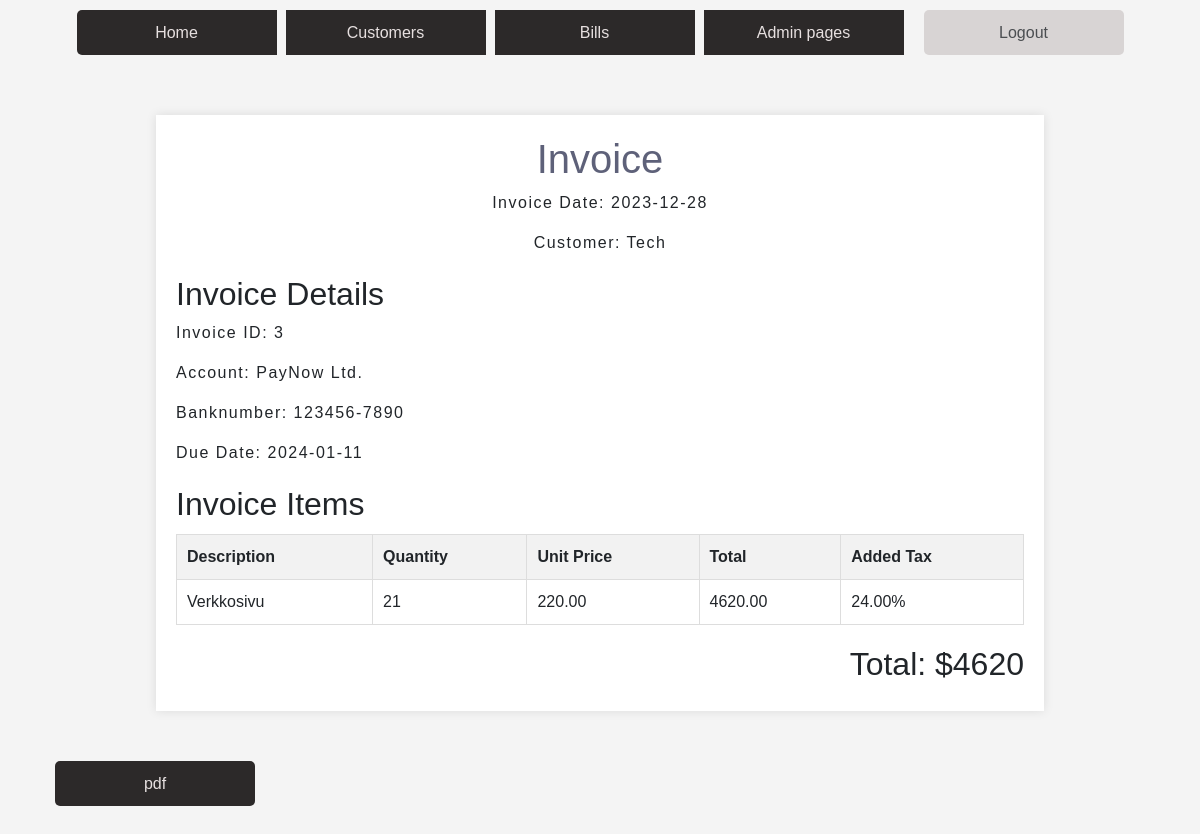
The app's page /invoice/3/preview/ with its own data.
### app/models.py (models this page shows, shortened)
class InvoiceRows(models.Model):
    title = models.CharField(max_length = 100, default=None, blank=True, null=True)
    price = models.DecimalField(max_digits = 10, decimal_places=2, default=Decimal('0.00'), blank=True, null=True)
    quantity = models.IntegerField(default = 0, null=True)
    total = models.DecimalField(max_digits = 10, decimal_places=2, default=Decimal('0.00'), null=True)
    invoice = models.ForeignKey(Invoice, on_delete =models.CASCADE)
    vat = models.ForeignKey(Vat, on_delete =models.PROTECT, blank=True, null=True)

class Invoice(models.Model):
    invoiceDate = models.DateTimeField(auto_now_add=True)
    dueDate = models.DateTimeField(default=datetime.now() + timedelta(days=14)) #time + 14 days
    customerAccount = models.ForeignKey(CustomerAccount, on_delete =models.PROTECT)
    account = models.ForeignKey(Account, on_delete =models.PROTECT)

class CustomerAccount(models.Model):
    name = models.CharField(max_length = 50, default=None)
    address = models.CharField(max_length = 50, default=None)
    phone = models.CharField(max_length = 50, default=None)
    mail = models.CharField(max_length = 50, default=None)
    vat = models.CharField(max_length = 20, default=None)
    account = models.ForeignKey(Account, on_delete =models.PROTECT)

class Account(models.Model):
    name = models.CharField(max_length =20, default=None)
    address = models.CharField(max_length =50, default=None)
    phone = models.CharField(max_length =50, default=None)
    mail = models.CharField(max_length =50, default=None)
    vat = models.CharField(max_length =20, default=None)
    bankAccountNr = models.CharField(max_length =20, default=None)

class Vat(models.Model):
    code = models.CharField(max_length = 50, default="M24")
    description = models.CharField (max_length = 50, default="VAT (Value Added Tax @ 24%)")
    percent = models.DecimalField(max_digits = 5, decimal_places=2, default=Decimal('0.24'))

### app/views.py (the view)
# urls.py: path('invoice/<int:id>/preview/', preview_invoice, name='preview_invoice'),
def preview_invoice(request, id):
    try:
        invoice_instance = get_object_or_404(Invoice, id=id)
        invoice_rows = InvoiceRows.objects.filter(invoice=invoice_instance)
        total = invoice_rows.aggregate(Sum('total'))['total__sum']
        invoice_data = {
            'invoice_id': invoice_instance.id,
            'date': invoice_instance.invoiceDate,
            'customer': invoice_instance.customerAccount.name,
            'items': [
                {'description': ir.title, 'quantity': ir.quantity, 'unit_price': ir.price, 'total': ir.total}
                for ir in invoice_rows
            ],
             'total': total,
        }
        invoicelist = Invoice.objects.all()
        context = {
            'invoice': invoice_data,
            'invoicerow': invoice_rows,
            'invoices': invoicelist,
        }
        return render(request, 'invoice_preview.html', context)
    except Exception as e:
        import traceback
        traceback.print_exc()
        return HttpResponse("An error occurred while processing the request.", status=500)

### app/templates/invoice_preview.html (shortened to what this page needs)
{% extends 'index.html' %}
{%load static%}
{% block content %}
<!DOCTYPE html>
<html lang="en">
<head>
</head>
<body>
    {% for ir in invoicerow %}
    <div class="invoice">
        <div class="header">
            <h1>Invoice</h1>
            <p>Invoice Date: {{ invoice.date|date:"Y-m-d" }}</p>
            <p>Customer: {{ invoice.customer }}</p>
        </div>
        <div class="invoice-details">
            <h2>Invoice Details</h2>
            <p>Invoice ID: {{ ir.invoice.id }}</p>
            <p>Account: {{ ir.invoice.account.name }}</p>
            <p>Banknumber: {{ ir.invoice.account.bankAccountNr }}</p>
            <p>Due Date: {{ ir.invoice.dueDate|date:"Y-m-d" }}</p>
        </div>
        <div class="invoice-items">
            <h2>Invoice Items</h2>
            <table>
                <thead>
                    <tr>
                        <th>Description</th>
                        <th>Quantity</th>
                        <th>Unit Price</th>
                        <th>Total</th>
                        <th>Added Tax</th>
                    </tr>
                </thead>
                <tbody>
                    {% for item in invoice.items %}
                        <tr>
                            <td>{{ item.description }}</td>
                            <td>{{ item.quantity }}</td>
                            <td>{{ item.unit_price }}</td>
                            <td>{{ item.total }}</td>
                            <td>{{ ir.vat.percent }}%</td>
                        </tr>
                    {% endfor %}
                </tbody>
            </table>
        </div>
        <div class="total">
            <h2>Total: ${{ invoice.total }}</h2>
        </div>
    </div>
    {% endfor %}
</body>
</html>
{% if invoicerow %}
    {% for ir in invoicerow %}
        <a href="{% url 'generate_pdf' id=ir.invoice.id %}" class="btn">pdf</a>
    {% endfor %}
{% else %}
    <p>No invoicerow data available</p>
{% endif %}
{% endblock %}

### app/static/style.css (style rules this page uses)
body { background-color: whitesmoke; margin: 0; padding: 0; height: 150vh; }
h1 { color: rgb(94, 97, 121); }
p { letter-spacing: 1.5px; }

### app/static/customers.css (style rules this page uses)
body { background-color: whitesmoke; margin: 0; padding: 0; height: 150vh; }
h1 { color: rgb(94, 97, 121); }
p { letter-spacing: 1.5px; }
.btn { width: 200px; height: 45px; display: flex; justify-content: center; align-items: center; background-color: #2c2929; border-radius: 5px; color:#e7e0e0; margin: 10px; z-index: 5; cursor: pointer; }

### app/templates/invoice_preview.html (style rules this page uses)
body { font-family: 'Arial', sans-serif; margin: 0; padding: 0; background-color: #f4f4f4; }
.invoice { width: 80%; margin: 50px auto; background-color: #fff; box-shadow: 0 0 10px rgba(0, 0, 0, 0.1); padding: 20px; }
.header { text-align: center; }
.invoice-details { margin-top: 20px; }
.invoice-items { margin-top: 20px; }
table { width: 100%; border-collapse: collapse; margin-top: 10px; }
th, td { border: 1px solid #ddd; padding: 10px; text-align: left; }
th { background-color: #f2f2f2; }
.total { margin-top: 20px; text-align: right; }

### records on screen
InvoiceRows: invoice.id "3", invoice.account.name "PayNow Ltd.", invoice.account.bankAccountNr "123456-7890", invoice.dueDate "2024-01-11", description "Verkkosivu", quantity "21", unit_price "220.00", total "4620.00", vat.percent "24.00", total "4620"
Invoice: date "2023-12-28"
CustomerAccount: customer "Tech"
